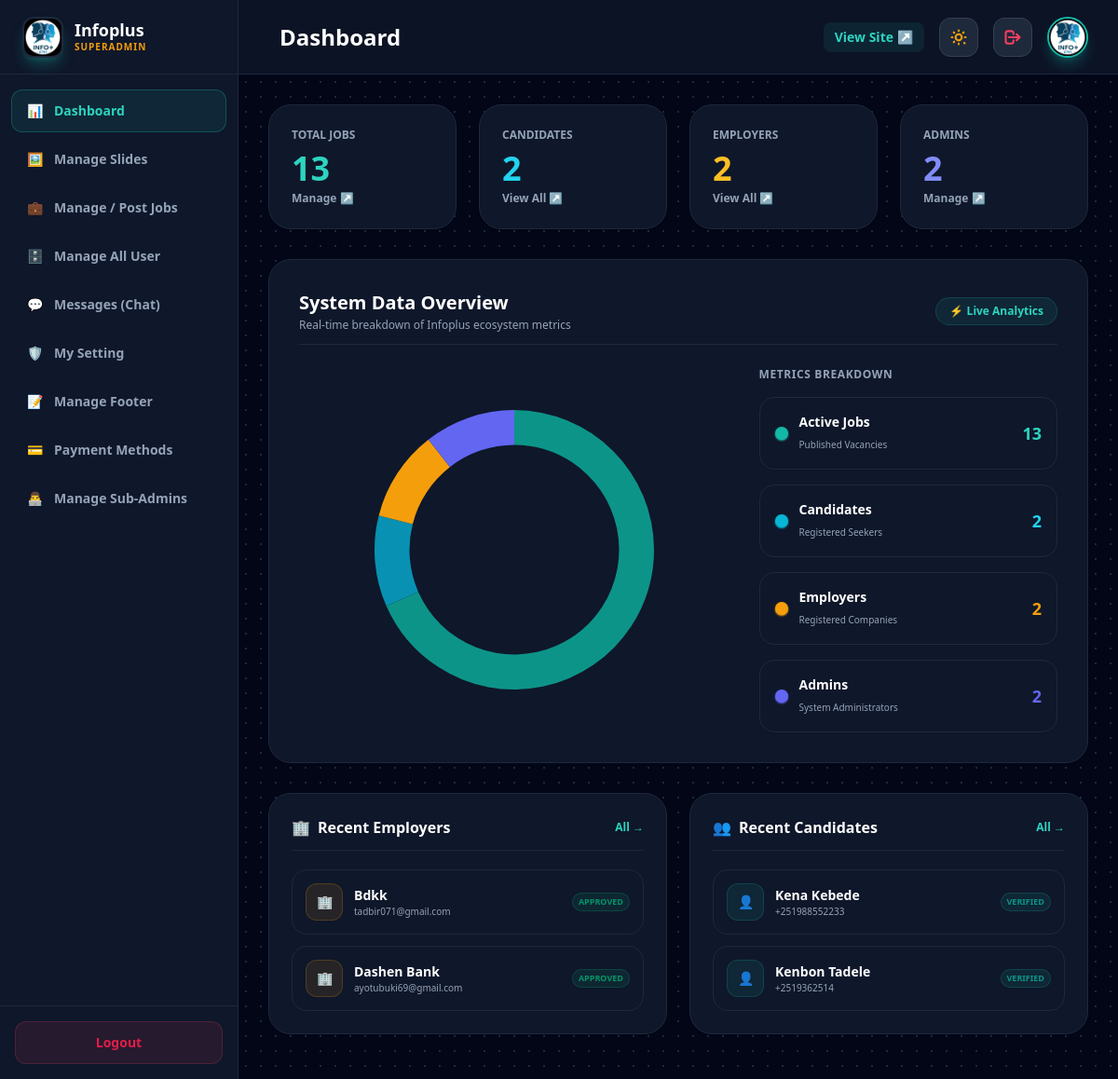
Page /superadmin.php (signed in) on the committed database.
### tables this page shows
CREATE TABLE IF NOT EXISTS `employers` (
  `id` int NOT NULL AUTO_INCREMENT,
  `company_name` varchar(100) NOT NULL,
  `contact_name` varchar(100) NOT NULL,
  `email` varchar(100) NOT NULL,
  `phone` varchar(20) NOT NULL,
  `password` varchar(255) NOT NULL,
  `logo_url` varchar(255) DEFAULT NULL,
  `status` enum('pending','approved','rejected') DEFAULT 'pending',
  `job_credits` int DEFAULT '0',
  `created_at` timestamp NULL DEFAULT CURRENT_TIMESTAMP,
  `otp_code` varchar(6) DEFAULT NULL,
  `two_factor_enabled` tinyint(1) DEFAULT '0',
  PRIMARY KEY (`id`),
  UNIQUE KEY `email` (`email`)
);

CREATE TABLE IF NOT EXISTS `users` (
  `id` int NOT NULL AUTO_INCREMENT,
  `first_name` varchar(50) NOT NULL,
  `last_name` varchar(50) NOT NULL,
  `middle_name` varchar(50) DEFAULT NULL,
  `email` varchar(100) NOT NULL,
  `phone` varchar(20) NOT NULL,
  `password` varchar(255) NOT NULL,
  `otp_code` varchar(6) DEFAULT NULL,
  `is_verified` tinyint(1) DEFAULT '0',
  `cv_path` varchar(255) DEFAULT NULL,
  `skills` text,
  `created_at` timestamp NULL DEFAULT CURRENT_TIMESTAMP,
  `marital_status` varchar(20) DEFAULT NULL,
  `birth_date` date DEFAULT NULL,
  `gender` varchar(10) DEFAULT NULL,
  `country` varchar(50) DEFAULT 'Ethiopia',
  `city` varchar(50) DEFAULT NULL,
  `subcity` varchar(50) DEFAULT NULL,
  `woreda` varchar(50) DEFAULT NULL,
  `area` varchar(50) DEFAULT NULL,
  `alternate_phone` varchar(20) DEFAULT NULL,
  `work_position` varchar(100) DEFAULT NULL,
  `years_experience` varchar(30) DEFAULT NULL,
  `skills_list` text,
  `onboarding_completed` tinyint(1) DEFAULT '0',
  `two_factor_enabled` tinyint(1) DEFAULT '0',
  `bio` text,
  `education_level` varchar(100) DEFAULT NULL,
  `institution` varchar(150) DEFAULT NULL,
  `field_of_study` varchar(150) DEFAULT NULL,
  `graduation_year` varchar(10) DEFAULT NULL,
  `expected_salary` varchar(50) DEFAULT NULL,
  `languages` varchar(255) DEFAULT NULL,
  `portfolio_url` varchar(255) DEFAULT NULL,
  `reference_contact` text,
  `previous_company` varchar(150) DEFAULT NULL,
  `profile_pic` varchar(255) DEFAULT NULL,
  PRIMARY KEY (`id`),
  UNIQUE KEY `email` (`email`),
  UNIQUE KEY `phone` (`phone`)
);

### superadmin.php (the view, shortened to what the rows shown need)
<?php
require_once __DIR__ . '/config.php';
$active_tab = 'dashboard';
$recent_employers = []; $recent_candidates = [];
if (isset($pdo) && $pdo !== null) {
    $db_candidates = $pdo->query("SELECT * FROM users ORDER BY id DESC")->fetchAll();
    $db_employers = $pdo->query("SELECT * FROM employers ORDER BY id DESC")->fetchAll();
    $recent_employers = $pdo->query("SELECT * FROM employers ORDER BY id DESC LIMIT 5")->fetchAll();
    $recent_candidates = $pdo->query("SELECT * FROM users ORDER BY id DESC LIMIT 5")->fetchAll();
    try {
        $pdo->exec("CREATE TABLE IF NOT EXISTS employer_payments (id INT AUTO_INCREMENT PRIMARY KEY, employer_id INT, package_name VARCHAR(50), amount VARCHAR(20), payment_method VARCHAR(50), receipt_file VARCHAR(255), status ENUM('pending','approved','rejected') DEFAULT 'pending', created_at TIMESTAMP DEFAULT CURRENT_TIMESTAMP)");
        $pending_slips_count = (int)$pdo->query("SELECT COUNT(*) FROM employer_payments WHERE status = 'pending'")->fetchColumn();
        $submitted_slips = $pdo->query("SELECT ep.*, e.company_name, e.email FROM employer_payments ep LEFT JOIN employers e ON ep.employer_id = e.id ORDER BY ep.id DESC")->fetchAll();
    } catch(Exception $e) {}}
?>
<!DOCTYPE html>
<html lang="en" class="h-full">
<head>
    <script src="https://cdn.tailwindcss.com"></script>
</head>
<body class="bg-slate-50 dark:bg-slate-950 text-slate-800 dark:text-slate-200 h-screen overflow-hidden flex relative transition-colors duration-300"
      x-data="{
          currentTab: localStorage.getItem('admin_active_tab') || '<?php echo htmlspecialchars($active_tab); ?>',
          isSidebarOpen: false,
          activeChatEmp: null,
          isRefreshing: false
      }"
      x-init="$watch('currentTab', val => localStorage.setItem('admin_active_tab', val))">
    <aside :class="isSidebarOpen ? 'translate-x-0' : '-translate-x-full lg:translate-x-0'" class="fixed lg:relative top-0 left-0 h-full w-64 bg-white dark:bg-slate-900 border-r border-slate-200 dark:border-slate-800 flex flex-col flex-shrink-0 z-50 transition-transform duration-300 ease-in-out shadow-2xl lg:shadow-none">
        <div class="h-20 flex items-center justify-between px-6 border-b border-slate-200 dark:border-slate-800">
            <div class="flex items-center cursor-pointer group" @click="currentTab = 'profile'; isSidebarOpen = false" title="Change Profile Picture">
                <div class="ml-3 min-w-0">
                    <h1 class="font-black text-lg text-slate-900 dark:text-white leading-tight truncate">Infoplus</h1>
                </div>
            </div>
        </div>
    </aside>
    <main class="flex-1 flex flex-col h-screen overflow-hidden bg-slate-50 dark:bg-slate-950 bg-[radial-gradient(#cbd5e1_1px,transparent_1px)] dark:bg-[radial-gradient(#1e293b_1px,transparent_1px)] [background-size:16px_16px] w-full transition-colors duration-300">
        <header class="h-20 bg-white/80 dark:bg-slate-900/80 backdrop-blur-md border-b border-slate-200 dark:border-slate-800 flex items-center justify-between px-4 sm:px-8 z-10 flex-shrink-0 transition-colors duration-300">
            <div class="flex items-center space-x-3">
                <h2 class="text-xl sm:text-2xl font-black text-slate-900 dark:text-white capitalize truncate max-w-[140px] sm:max-w-xs" x-text="currentTab.replace('_', ' ')"></h2>
            </div>
        </header>
        <div class="flex-1 overflow-y-auto p-4 sm:p-8 pb-28 sm:pb-12 custom-scrollbar relative z-0"
             id="mainScrollContainer"
             @touchstart="if ($el.scrollTop === 0) startY = $event.touches[0].pageY;"
             @touchmove="if ($el.scrollTop === 0 && startY > 0) { let dist = $event.touches[0].pageY - startY; if (dist > 0 && dist < 120) pullDist = dist; }"
             @touchend="if (pullDist > 60) { isRefreshing = true; window.location.reload(); } startY = 0; pullDist = 0;"
             x-data="{ startY: 0, pullDist: 0 }">
            <div x-show="currentTab === 'dashboard'" class="space-y-4 sm:space-y-8">
                <div class="grid grid-cols-2 gap-2 sm:gap-6">
                    <div class="bg-white dark:bg-slate-900 border border-slate-200 dark:border-slate-800 p-3 sm:p-6 rounded-2xl sm:rounded-3xl shadow-sm">
                        <div class="space-y-1.5 sm:space-y-3">
                            <?php if (empty($recent_employers)): ?>
                                <p class="text-[10px] sm:text-xs text-slate-400 text-center py-4 sm:py-6">No employers yet.</p>
                            <?php else: ?>
                                <?php foreach ($recent_employers as $emp): ?>
                                    <div class="dotted-card p-2 sm:p-3.5 rounded-xl sm:rounded-2xl border border-slate-200 dark:border-slate-800 flex flex-col sm:flex-row sm:items-center justify-between gap-1">
                                        <div class="flex items-center space-x-1.5 sm:space-x-3 min-w-0">
                                            <div class="w-6 h-6 sm:w-10 sm:h-10 rounded-lg sm:rounded-xl bg-amber-500/10 text-amber-600 font-black flex items-center justify-center text-[10px] sm:text-sm border border-amber-500/20 flex-shrink-0">
                                                🏢
                                            </div>
                                            <div class="text-left min-w-0">
                                                <h4 class="font-bold text-[10px] sm:text-sm text-slate-900 dark:text-white truncate"><?php echo htmlspecialchars($emp['company_name']); ?></h4>
                                                <p class="text-[8px] sm:text-[10px] text-slate-400 truncate"><?php echo htmlspecialchars($emp['email']); ?></p>
                                            </div>
                                        </div>
                                        <span class="px-1.5 py-0.5 rounded-full text-[7.5px] sm:text-[9px] font-bold uppercase w-fit <?php echo $emp['status'] === 'approved' ? 'bg-emerald-500/10 text-emerald-600 border border-emerald-500/20' : 'bg-amber-500/10 text-amber-600 border border-amber-500/20'; ?>">
                                            <?php echo $emp['status']; ?>
                                        </span>
                                    </div>
                                <?php endforeach; ?>
                            <?php endif; ?>
                        </div>
                    </div>
                    <div class="bg-white dark:bg-slate-900 border border-slate-200 dark:border-slate-800 p-3 sm:p-6 rounded-2xl sm:rounded-3xl shadow-sm">
                        <div class="space-y-1.5 sm:space-y-3">
                            <?php if (empty($recent_candidates)): ?>
                                <p class="text-[10px] sm:text-xs text-slate-400 text-center py-4 sm:py-6">No candidates yet.</p>
                            <?php else: ?>
                                <?php foreach ($recent_candidates as $cand): ?>
                                    <div class="dotted-card p-2 sm:p-3.5 rounded-xl sm:rounded-2xl border border-slate-200 dark:border-slate-800 flex flex-col sm:flex-row sm:items-center justify-between gap-1">
                                        <div class="flex items-center space-x-1.5 sm:space-x-3 min-w-0">
                                            <div class="w-6 h-6 sm:w-10 sm:h-10 rounded-lg sm:rounded-xl bg-teal-500/10 text-teal-600 font-black flex items-center justify-center text-[10px] sm:text-sm border border-teal-500/20 flex-shrink-0">
                                                👤
                                            </div>
                                            <div class="text-left min-w-0">
                                                <h4 class="font-bold text-[10px] sm:text-sm text-slate-900 dark:text-white truncate"><?php echo htmlspecialchars($cand['first_name'] . ' ' . $cand['last_name']); ?></h4>
                                                <p class="text-[8px] sm:text-[10px] text-slate-400 truncate"><?php echo htmlspecialchars($cand['phone']); ?></p>
                                            </div>
                                        </div>
                                        <span class="px-1.5 py-0.5 rounded-full text-[7.5px] sm:text-[9px] font-bold uppercase w-fit bg-teal-500/10 text-teal-600 border border-teal-500/20">
                                            <?php echo $cand['is_verified'] ? 'Verified' : 'Pending'; ?>
                                        </span>
                                    </div>
                                <?php endforeach; ?>
                            <?php endif; ?>
                        </div>
                    </div>
                </div>
            </div>
        </div>
    </main>
</body>
</html>

### rows in the picture
employers: company_name "Bdkk", email "tadbir071@gmail.com", status "APPROVED"
employers: company_name "Dashen Bank", email "ayotubuki69@gmail.com", status "APPROVED"
users: first_name+last_name "Kena Kebede", phone "+251988552233", is_verified "VERIFIED"
users: first_name+last_name "Kenbon Tadele", phone "+2519362514", is_verified "VERIFIED"

### other values in the picture
$jobs_count "13"
$users_count "2"
$employers_count "2"
$admins_count "2"
chart data {{ $jobs_count }} 13
